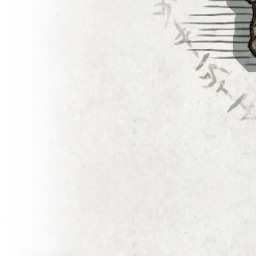
#> input picture assets/maps/default/0-0.webp, 256 x 256 px, given in place of 0-5.webp, which was not available
$ python build-map-previews.py
#> lines starting #> are read from the running program, lines starting #| are printed output that depends on the picture
"""Build small, orientation-preserving map previews from the existing tile grid."""
from pathlib import Path
from PIL import Image
import hashlib,json
ROOT=Path(__file__).resolve().parents[1];out=ROOT/'assets/maps/previews';out.mkdir(exist_ok=True)
layouts=['default','the_crater_shifted','the_mountaintop_shifted','noklateo_shifted','the_rotten_woods_shifted','great_hollow','great_hollow_under']
manifest=[]
for layout in layouts:
    canvas=Image.new('RGBA',(1536,1536));sources=[]
#> after `canvas = Image.new('RGBA', (1536, 1536))`: canvas: PIL image 1536x1536 RGBA; every value is 0
    for row in range(6):
        for col in range(6):
            source=ROOT/f'assets/maps/{layout}/{col}-{5-row}.webp'
            with Image.open(source) as tile:canvas.paste(tile.convert('RGBA'),(col*256,row*256))
#> tile is the input picture: PIL image 256x256 RGBA; mean R, G, B, A 151.5, 149.4, 141.5, 41.7
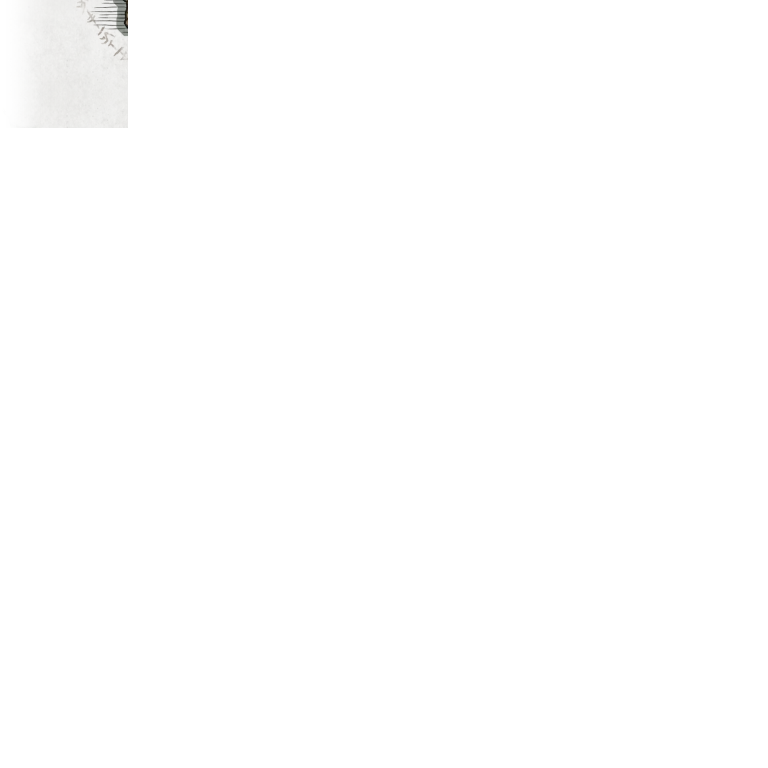
#> canvas: PIL image 1536x1536 RGBA (shown at 1/2 size); mean R, G, B, A 4.2, 4.2, 3.9, 1.2; transparent parts drawn white
#> (the run stopped early here; a loop or call above may not have finished)

$ run again, on assets/maps/great_hollow/0-1.webp
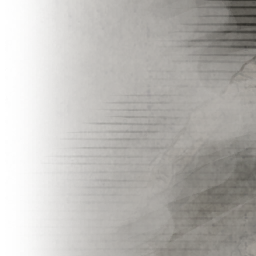
#> input picture assets/maps/great_hollow/0-1.webp, 256 x 256 px, given in place of 0-5.webp, which was not available
#> tile is the input picture: PIL image 256x256 RGBA; mean R, G, B, A 73, 67.5, 59, 95.7
#> `with Image.open(source) as tile:canvas.paste(tile.convert('RGBA'),(col..`:
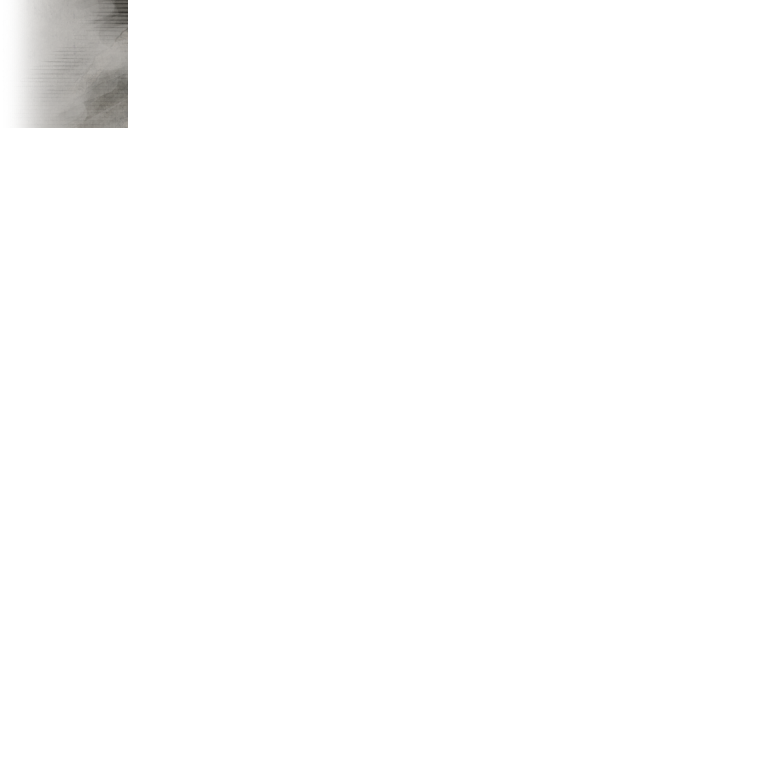
#> canvas: PIL image 1536x1536 RGBA (shown at 1/2 size); mean R, G, B, A 2, 1.9, 1.6, 2.7; transparent parts drawn white
